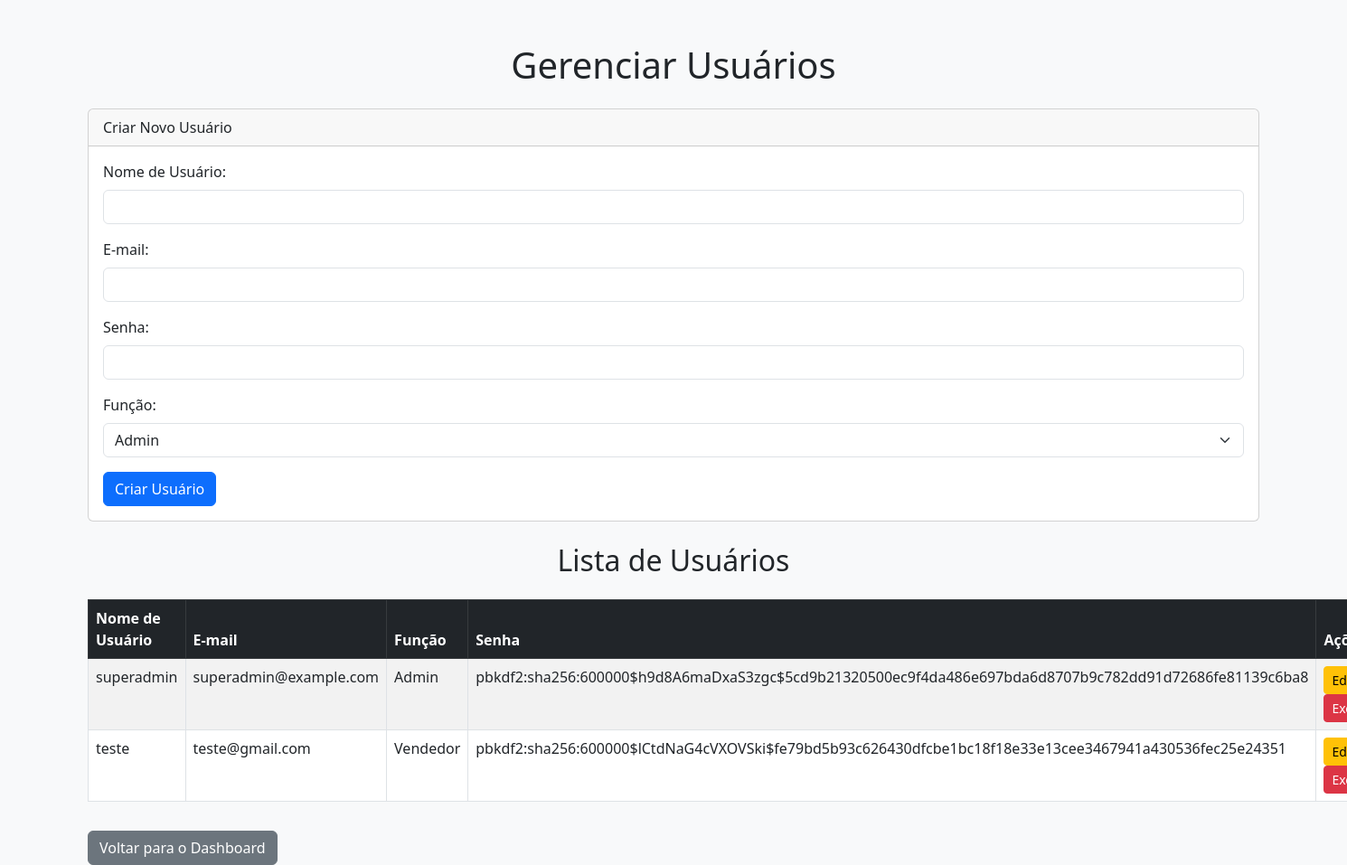
The app's page /manage_users (signed in) with its own data.
### app.py (models this page shows)
class User(UserMixin, db.Model):
    id = db.Column(db.Integer, primary_key=True)
    username = db.Column(db.String(150), unique=True)
    email = db.Column(db.String(150), unique=True)
    password = db.Column(db.String(150))
    role = db.Column(db.String(50))  # Papéis: Admin, Gerente, Vendedor, Usuário comum

### app.py (the view, shortened to what this page needs)
@app.route('/manage_users', methods=['GET', 'POST'])
@login_required
def manage_users():
    if current_user.role != 'Admin':  # Somente Admin pode gerenciar usuários
        flash('Acesso negado! Somente Admin pode gerenciar usuários.')
        return redirect(url_for('dashboard'))
    users = User.query.all()
    return render_template('manage_users.html', users=users)

### app.py (called while the page is built)
@login_manager.user_loader
def load_user(user_id):
    return User.query.get(int(user_id))

### templates/manage_users.html (shortened to what this page needs)
<!DOCTYPE html>
<html lang="en">
<head>
    <link href="https://cdn.jsdelivr.net/npm/bootstrap@5.3.0-alpha1/dist/css/bootstrap.min.css" rel="stylesheet">
</head>
<body class="bg-light">
    <div class="container mt-5">
        <h1 class="mb-4 text-center">Gerenciar Usuários</h1>
        <div class="card mb-4">
            <div class="card-header">
                Criar Novo Usuário
            </div>
            <div class="card-body">
                <form action="/manage_users" method="POST">
                    <div class="mb-3">
                        <label for="username" class="form-label">Nome de Usuário:</label>
                        <input type="text" name="username" class="form-control" required>
                    </div>
                    <div class="mb-3">
                        <label for="email" class="form-label">E-mail:</label>
                        <input type="email" name="email" class="form-control" required>
                    </div>
                    <div class="mb-3">
                        <label for="password" class="form-label">Senha:</label>
                        <input type="password" name="password" class="form-control" required>
                    </div>
                    <div class="mb-3">
                        <label for="role" class="form-label">Função:</label>
                        <select name="role" class="form-select" required>
                            <option value="Admin">Admin</option>
                        </select>
                    </div>
                    <button type="submit" class="btn btn-primary">Criar Usuário</button>
                </form>
            </div>
        </div>
        <h2 class="text-center mb-4">Lista de Usuários</h2>
        <table class="table table-striped table-bordered">
            <thead class="table-dark">
                <tr>
                    <th>Nome de Usuário</th>
                    <th>E-mail</th>
                    <th>Função</th>
                    {% if current_user.role in ['Admin', 'Diretoria'] %}
                        <th>Senha</th>
                    {% endif %}
                    <th>Ações</th>
                </tr>
            </thead>
            <tbody>
                {% for user in users %}
                <tr>
                    <td>{{ user.username }}</td>
                    <td>{{ user.email }}</td>
                    <td>{{ user.role }}</td>
                    {% if current_user.role in ['Admin', 'Diretoria'] %}
                        <td>{{ user.password }}</td>
                    {% endif %}
                    <td>
                        <a href="/edit_user/{{ user.id }}" class="btn btn-warning btn-sm">Editar</a>
                        <form action="/delete_user/{{ user.id }}" method="POST" style="display:inline;">
                            <button type="submit" class="btn btn-danger btn-sm">Excluir</button>
                        </form>
                    </td>
                </tr>
                {% endfor %}
            </tbody>
        </table>
        <a href="/dashboard" class="btn btn-secondary mt-3">Voltar para o Dashboard</a>
    </div>
</body>
</html>

### records on screen
User: username "superadmin", email "superadmin@example.com", role "Admin", password "pbkdf2:sha256:600000$h9d8A6maDxaS3zgc$5cd9b21320500ec9f4da486e697bda6d8707b9c782dd91d72686fe81139c6ba8"
User: username "teste", email "teste@gmail.com", role "Vendedor", password "pbkdf2:sha256:600000$lCtdNaG4cVXOVSki$fe79bd5b93c626430dfcbe1bc18f18e33e13cee3467941a430536fec25e24351"
